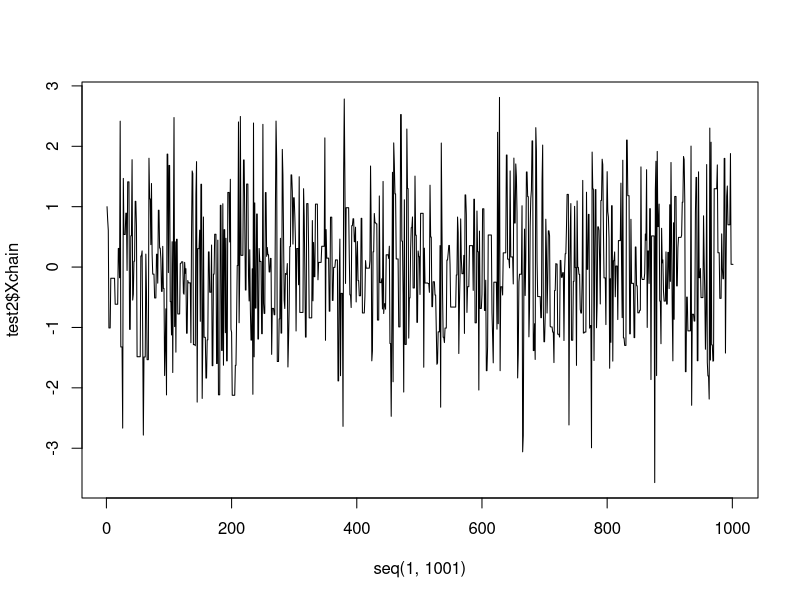

Write the R code that produced this figure.
serial_block_IMH<-function(x0,T,pi,mu,samp,p,b){
  #preparing where to store inputs and outputs
  
  #all values used in estimator and corresponding weights
  x<-matrix(10,nrow=p,ncol=T+1)
  wmat<-matrix(100,nrow=p,ncol=T+1)
  #final chain
  xchain<-rep(0,T+1)
  wchain<-rep(0,T+1)
  #proposed values and weights
  y<-rep(0,T)  
  w<-rep(0,T)
  #placeholder for permutation
  perm<-rep(0,p)
  
  #for the individual IMH step
  xprop<-rep(0,p)
  wprop<-rep(0,p)
  
  
  #Initalisation
  x[,1]<-x0
  wmat[,1]<-pi(x0)/mu(x0)
  xchain[1]<-x0
  wchain[1]<-wmat[1,1]
  #sampling and calculating their weights
  y<-samp(T);
  w<-pi(y)/mu(y);
  #for each block
  for(i in 1:b){
    xprop<-y[((i-1)*p+1):(i*p)]
    wprop<-w[((i-1)*p+1):(i*p)]
    xstart<-xchain[((i-1)*p+1)] 
    wstart<-wchain[((i-1)*p+1)]
    #for each row in our block
    for(k in 1:p){
    #accepting or rejecting the first step, constant for every row  
      perm<-sample(1:p,size=p,replace=FALSE)
      if(runif(1,0,1)<=min(1,wprop[perm[1]]/wstart)){
        x[k,((i-1)*p+2)]<-xprop[perm[1]]
        wmat[k,((i-1)*p+2)]<-wprop[perm[1]]
      }
      else{
        x[k,((i-1)*p+2)]<-xstart
        wmat[k,((i-1)*p+2)]<-wstart
      }  
    #for each column in our block i.e our actual markov chain 
      for(m in 1:(p-1)){
        if(runif(1,0,1)<=min(1,wprop[perm[m+1]]/wmat[k,(((i-1)*p+2)+m-1)])){
          x[k,(((i-1)*p+2)+m)]<-xprop[perm[m+1]]
          wmat[k,(((i-1)*p+2)+m)]<-wprop[perm[m+1]]
        }
        else{
          x[k,(((i-1)*p+2)+m)]<-x[k,(((i-1)*p+2)+m-1)]
          wmat[k,(((i-1)*p+2)+m)]<-wmat[k,(((i-1)*p+2)+m-1)]
        }
      }
    }
    j<-sample(1:p,size=1)
    xchain[((i-1)*p+2):((i)*p+1)]<-x[j,(((i-1)*p+2):((i)*p+1))]
    wchain[((i-1)*p+2):((i)*p+1)]<-wmat[j,(((i-1)*p+2):((i)*p+1))]
  }
  return(list("X"=x,"Xchain"=xchain))
}

test2<-serial_block_IMH(1,T=1000,function(x) {dnorm(x,0,1)},function(y) {dnorm(y,0,2)},function(n) {rnorm(n,0,2)},p=100,b=10)
test2$X
plot(seq(1,1001),test2$Xchain,type="l")
mean(test2$X)
